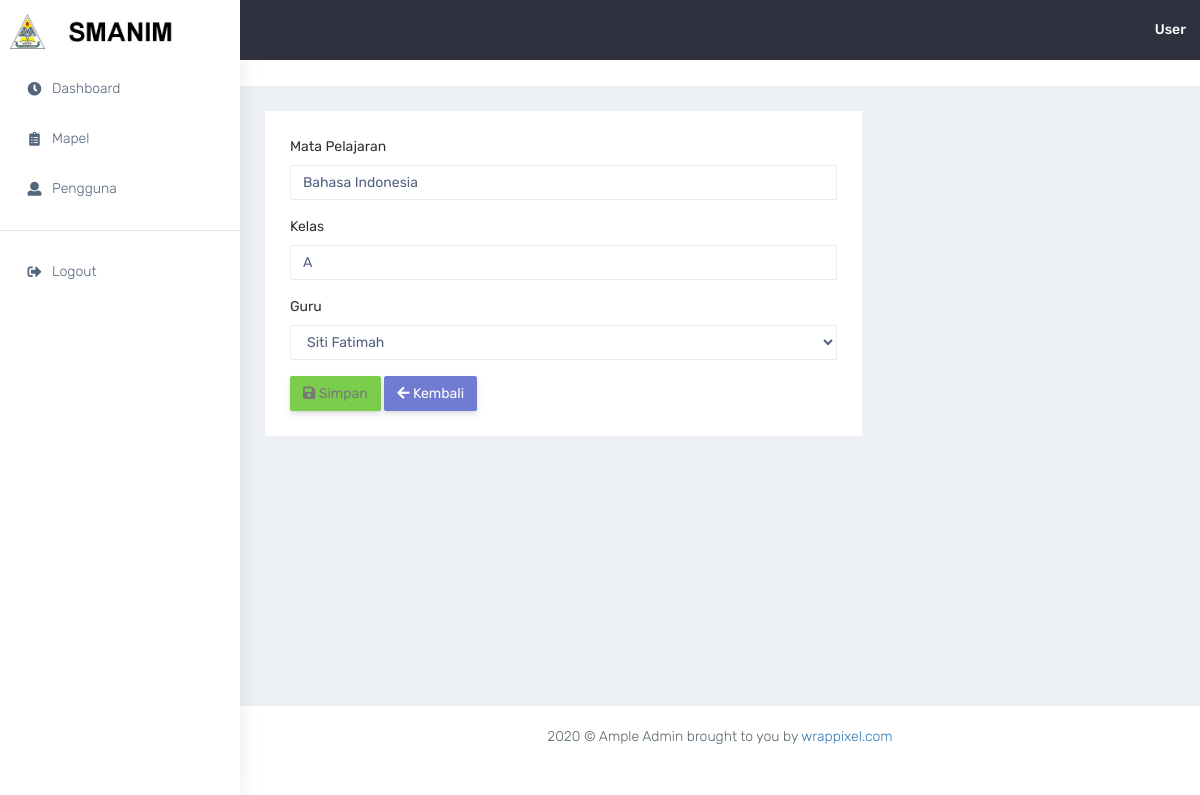
/admin/edit-mapel.php?id=1 (signed in), run on an earlier commit of the app's database.
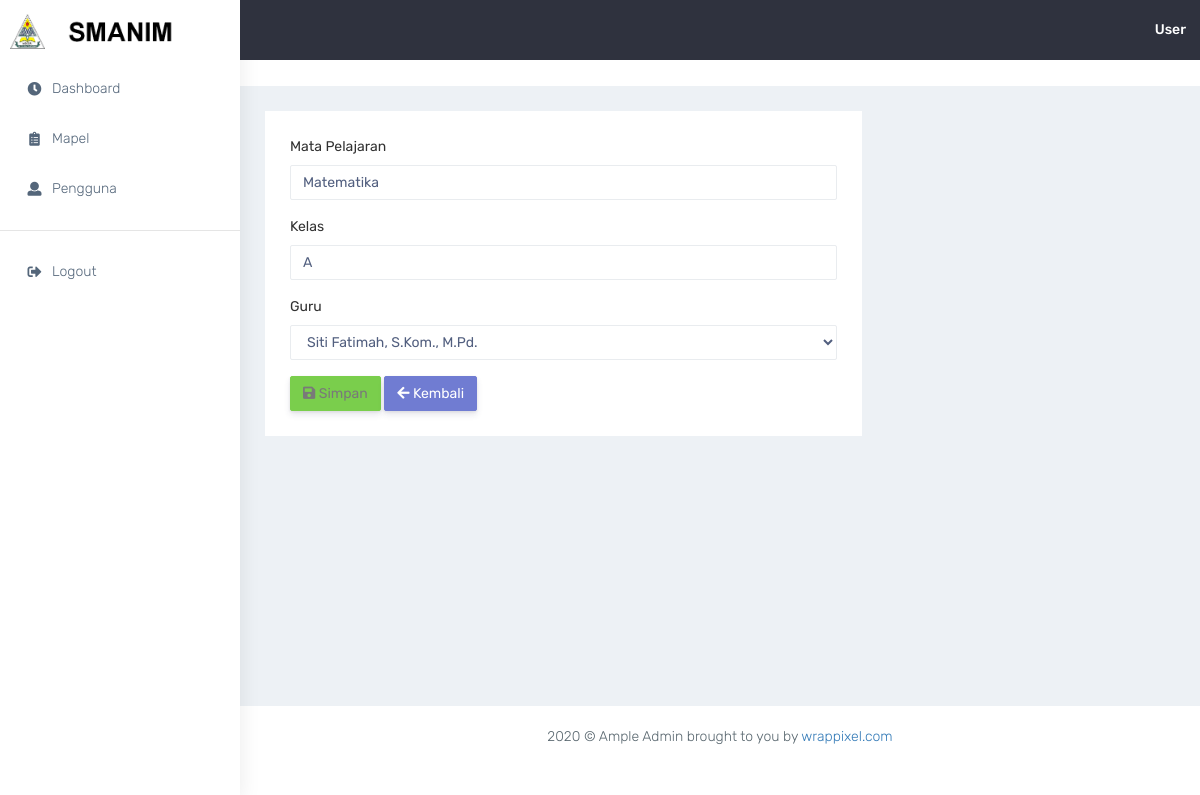
And on a later commit of the database.
### tables this page shows
CREATE TABLE `tbl_mapel` (
  `id_mapel` int(11) NOT NULL,
  `id_user` int(11) NOT NULL,
  `mapel` varchar(100) NOT NULL,
  `kelas` char(1) NOT NULL
);

CREATE TABLE `tbl_user` (
  `id_user` int(11) NOT NULL,
  `nama` varchar(100) NOT NULL,
  `jenkel` enum('L','P') NOT NULL,
  `tgl_lahir` date NOT NULL,
  `telp` varchar(13) NOT NULL,
  `kelas` char(1) DEFAULT NULL,
  `username` varchar(100) NOT NULL,
  `password` varchar(100) NOT NULL,
  `akses` enum('usr','gur','adm') NOT NULL
);

### admin/edit-mapel.php (the view, shortened to what this page needs)
<?php require_once('navbar.php');
if(isset($_GET['id'])){
  $id = $_GET['id'];
  $search = mysqli_query($con, "SELECT id_mapel,mapel,tbl_mapel.kelas as kelas,nama,tbl_user.id_user FROM tbl_mapel INNER JOIN tbl_user on tbl_user.id_user = tbl_mapel.id_user
     WHERE id_mapel='$id'");
  $data = mysqli_fetch_array($search);
}
?>
            <div class="container-fluid">
                <div class="row">
                    <div class="col-md-8">
                        <div class="white-box">
                          <form method="post">
                            <div class="form-group">
                                <label for="exampleInputEmail1">Mata Pelajaran</label>
                                <input type="text"  value="<?= $data['mapel']?>" name="mapel" class="form-control" id="exampleInputEmail1" aria-describedby="emailHelp">
                            </div>
                            <div class="form-group">
                                <label for="exampleInputEmail1">Kelas</label>
                                <input type="text"  value="<?= $data['kelas']?>" name="kelas" class="form-control" id="exampleInputEmail1" aria-describedby="emailHelp">
                            </div>
                            <div class="form-group">
                                <label for="exampleInputEmail1">Guru</label>
                                <select class="form-control" name="guru">
                                  <option value="<?= $data['id_user']?>"><?= $data['nama']?></option>
                                </select>
                            </div>
                            <button type="submit" class="btn btn-success" name="up">
                                <i class="fas fa-save"></i> Simpan
                            </button>
                            <a href="mapel.php" class="btn btn-primary">
                                <i class="fas fa-arrow-left"></i> Kembali
                            </a>
                            </form>
                          </div>
                    </div>
                </div>
            </div>
<?php require_once('footer.php');?>

What changed in the data, as far as the page shows it:
changed tbl_mapel: mapel "Bahasa Indonesia" → "Matematika"; guru "Siti Fatimah" → "Siti Fatimah, S.Kom., M.Pd."
